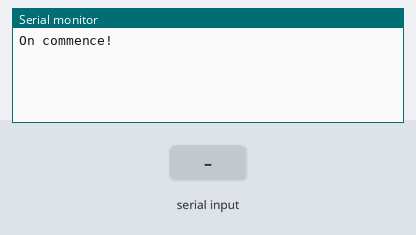
The sketch below on a simulated Arduino Uno, built with avr-gcc and run on an emulated ATmega328P. Shown: the last lines printed to the serial monitor. Inputs (shaded band) come from the test bench.

Above: at 1.2 s.
1.3 s: "1" received over the second serial link
At 2.0 s:
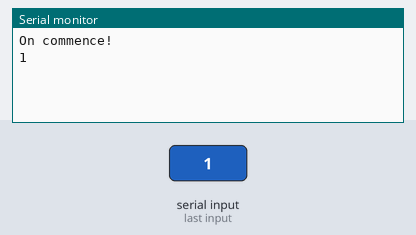
2.8 s: "0" received over the second serial link
At 3.1 s:
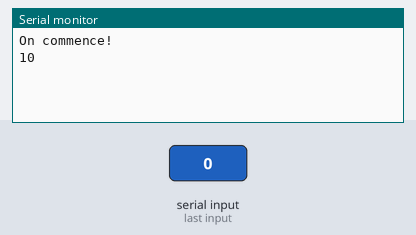

Measured:
- after the input at 1.3 s, the serial monitor: prints a new line at once (image 1)
- after the input at 2.8 s, the serial monitor: prints a new line at once (image 2)

The sketch:

SoftSerial.ino
```cpp
#include <SoftwareSerial.h>

SoftwareSerial mySerial(10, 11); // RX, TX

void setup() {
  // Open serial communications and wait for port to open:
  Serial.begin(57600);
  while (!Serial) {
    ; // wait for serial port to connect. Needed for native USB port only
  }


  Serial.println("On commence!");

  // set the data rate for the SoftwareSerial port
  mySerial.begin(4800);
  mySerial.println("Hello, world?");
}

void loop() { // run over and over
  if (mySerial.available()) {
    Serial.write(mySerial.read());
  }
  if (Serial.available()) {
    mySerial.write(Serial.read());
  }
}
```
